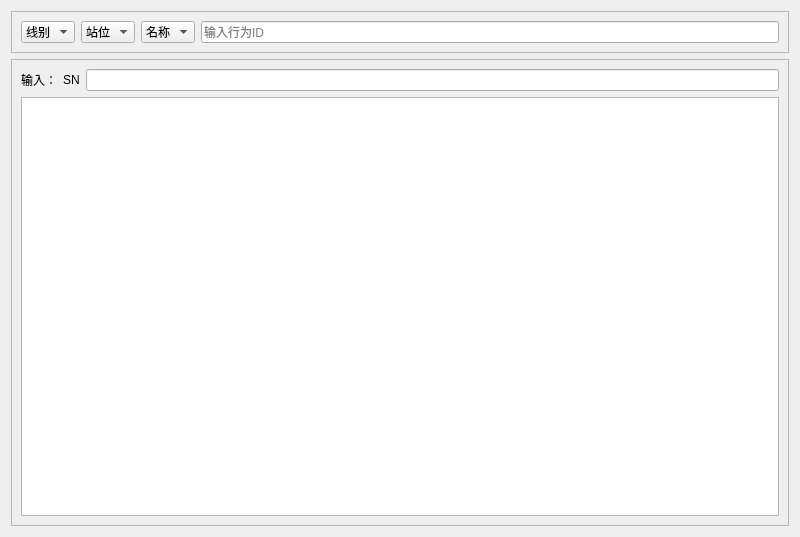
<?xml version="1.0" encoding="UTF-8"?>
<ui version="4.0">
 <class>TGSGroupTest</class>
 <widget class="QWidget" name="TGSGroupTest">
  <property name="geometry">
   <rect>
    <x>0</x>
    <y>0</y>
    <width>800</width>
    <height>537</height>
   </rect>
  </property>
  <property name="windowTitle">
   <string>Form</string>
  </property>
  <layout class="QVBoxLayout" name="verticalLayout">
   <item>
    <widget class="QFrame" name="frame_3">
     <property name="maximumSize">
      <size>
       <width>16777215</width>
       <height>80</height>
      </size>
     </property>
     <property name="frameShape">
      <enum>QFrame::Shape::StyledPanel</enum>
     </property>
     <property name="frameShadow">
      <enum>QFrame::Shadow::Raised</enum>
     </property>
     <layout class="QHBoxLayout" name="horizontalLayout_5">
      <item>
       <widget class="QComboBox" name="comboBoxLine">
        <item>
         <property name="text">
          <string>线别</string>
         </property>
        </item>
       </widget>
      </item>
      <item>
       <widget class="QComboBox" name="comboBoxProcess">
        <item>
         <property name="text">
          <string>站位</string>
         </property>
        </item>
       </widget>
      </item>
      <item>
       <widget class="QComboBox" name="comboBoxName">
        <item>
         <property name="text">
          <string>名称</string>
         </property>
        </item>
       </widget>
      </item>
      <item>
       <widget class="QLineEdit" name="lineEditGroupID">
        <property name="placeholderText">
         <string>输入行为ID</string>
        </property>
       </widget>
      </item>
     </layout>
    </widget>
   </item>
   <item>
    <widget class="QFrame" name="frame_5">
     <property name="frameShape">
      <enum>QFrame::Shape::StyledPanel</enum>
     </property>
     <property name="frameShadow">
      <enum>QFrame::Shadow::Raised</enum>
     </property>
     <layout class="QVBoxLayout" name="verticalLayout_8">
      <item>
       <layout class="QHBoxLayout" name="horizontalLayout_6">
        <item>
         <widget class="QLabel" name="label_2">
          <property name="text">
           <string>输入：</string>
          </property>
         </widget>
        </item>
        <item>
         <widget class="QLabel" name="labelType">
          <property name="text">
           <string>SN</string>
          </property>
         </widget>
        </item>
        <item>
         <widget class="QLineEdit" name="lineEditTrev"/>
        </item>
       </layout>
      </item>
      <item>
       <widget class="QPlainTextEdit" name="plainTextEditGroup"/>
      </item>
     </layout>
    </widget>
   </item>
  </layout>
 </widget>
 <resources/>
 <connections/>
</ui>
